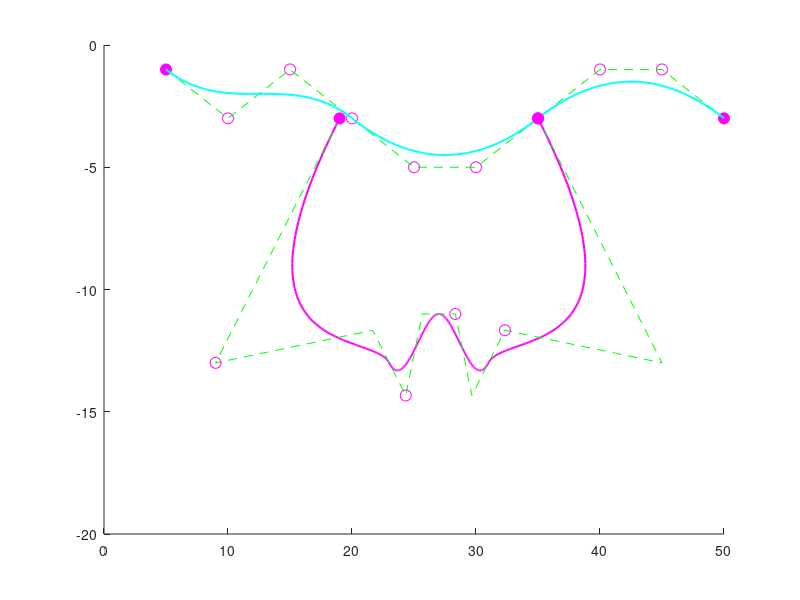

The MATLAB source for this figure:
function masa_poligoane_control()

%% Curba 1 - spline "manuala"

t = linspace(0,1,100); % Parametrul
% Polinoamele Bernstein de gradul 3
B0 = (1-t).^3;
B1 = 3.*(1-t).^2.*t;
B2 = 3.*(1-t).*t.^2;
B3 = t.^3;
B = [B0;B1;B2;B3];

% Definim primul segment, adica primele 4 puncte de control (P0 - P3)
P0 = [5;-1];
P1 = [10;-3];
P2 = [15;-1];
P3 = [20;-3];
% Alegem P4 astfel incat sa fie simetric cu P2 fata de P3 (pentru curba bezier G2)
P4 = P3+(P3-P2); % => P4 = [25;-5]

% Continuam cu restul punctelor pentru al doilea segment
P5 = [30;-5];
P6 = [35;-3];

% Alegem P7 astfel incat sa fie simetric cu P5 fata de P6 (pentru curba bezier G3)
P7 = P6+(P6-P5); % => P7 = [40;-1]
P8 = [45;-1];
P9 = [50;-3];

% Curbele Bezier
f1 = [P0 P1 P2 P3]*B;
f2 = [P3 P4 P5 P6]*B;
f3 = [P6 P7 P8 P9]*B;

% --> Desenare grafic (curba + poligoanele de control) <--
hold on 
% Deseneaza cercuri pline pentru primul si ultimul punct din poligoanele de control
plot([P0(1),P9(1)],[P0(2),P9(2)],'mo','MarkerFaceColor','m','MarkerSize',8)

% Deseneaza cercuri goale pentru punctele interioare din poligoanele de control 
plot([P1(1),P2(1),P3(1),P4(1),P5(1),P6(1),P7(1),P8(1)], ...
    [P1(2),P2(2),P3(2),P4(2),P5(2),P6(2),P7(2),P8(2)],'mo','MarkerSize',8);

% Traseaza poligoanele de control
plot([P0(1),P1(1),P2(1),P3(1),P4(1),P5(1),P6(1),P7(1),P8(1),P9(1)], ...
    [P0(2),P1(2),P2(2),P3(2),P4(2),P5(2),P6(2),P7(2),P8(2),P9(2)],'g--');

% Traseaza curbele Bezier
plot(f1(1,:),f1(2,:),'c','LineWidth',1.5);
plot(f2(1,:),f2(2,:),'c','LineWidth',1.5);
plot(f3(1,:),f3(2,:),'c','LineWidth',1.5);
hold off

%% Curba 2 – spline F-Mill

p_interpolare = [19 23 27 31 35; -3 -13 -11 -13 -3]; % Punctele de interpolare

% Puncte de control de capat
a = 9;   % x pentru primul P1
e = -13; % y pentru primul P1
c = 45;  % x pentru ultimul P2
d = -13; % y pentru ultimul P2

n = size(p_interpolare,2); % Numarul de puncte interpolate

% Acesta va fi folosit pentru a genera punctele de control care asigura o curba neteda
l = zeros(2,n-2);
for j = 1:n-2
    l(:,j) = p_interpolare(:,j+2) - p_interpolare(:,j);
end

% Numarul total de puncte de control necesare spline-ului
ultim = 3*(n-1)+1;
b = zeros(2,ultim); % Matricea cu toate punctele de control Bezier

% Primele 3 puncte de control (pentru primul segment Bezier)
b(:,1) = p_interpolare(:,1); % P0
b(:,2) = [a;e]; % P1
b(:,3) = p_interpolare(:,2)-(1/6)*l(:,1); % P2

% Construirea automata a punctelor de control pentru segmentele din interior
for k = 1:n-3
    b(:,3*k+1) = p_interpolare(:,k+1); % P0
    b(:,3*k+2) = p_interpolare(:,k+1) + (1/6)*l(:,k); % P1
    b(:,3*k+3) = p_interpolare(:,k+2) - (1/6)*l(:,k+1); % P2
end

% Ultimele puncte de control (pentru ultimul segment Bezier)
b(:,3*(n-2)+1) = p_interpolare(:,n-1); % P0
b(:,3*(n-2)+2) = p_interpolare(:,n-1) + (1/6)*l(:,n-2); % P1
b(:,3*(n-2)+3) = [c;d]; % P2
b(:,ultim) = p_interpolare(:,n); % P3

% --> Desenare grafic (curba + poligoanele de control) <--
% Traseaza curbele
i = 1;
auxiliar = 1;
nr_intervale = floor(ultim/4) + 1;
hold on
while auxiliar <= nr_intervale
    c_bezier = b(:,i:i+3)*B;
    plot(c_bezier(1,:), c_bezier(2,:), 'm', 'LineWidth', 1.5);
    i = i + 3;
    auxiliar = auxiliar + 1;
end

% Traseaza poligonul de control
plot(b(1,:),b(2,:),'g--');

% Deseneaza cercuri pline pentru primul si ultimul punct din poligoanele de control
plot(b(1,1),b(2,1),'mo','MarkerFaceColor','m','MarkerSize',8); % Primul punct
plot(b(1,ultim),b(2,ultim),'mo','MarkerFaceColor','m','MarkerSize',8); % Ultimul punct

% Deseneaza cercuri goale pentru punctele interioare din poligoanele de control 
for i = 2:3:(ultim-1)
    plot(b(1,i),b(2,i),'mo','MarkerSize',8);
end
hold off;